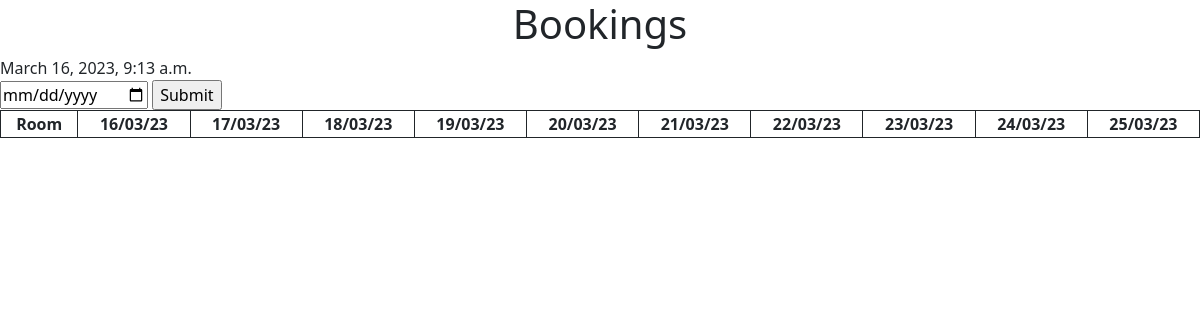
/, run on an earlier commit of the app's database.
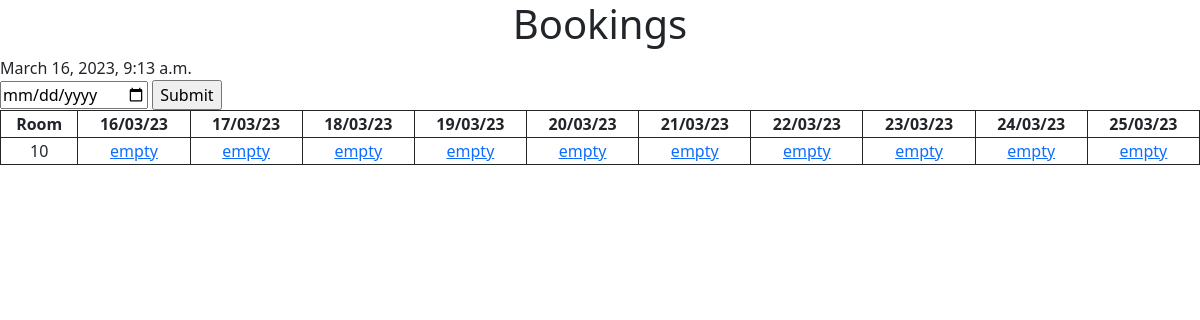
And on a later commit of the database.
### bookings/models.py (models this page shows)
class Room(models.Model):
    identifier = models.CharField(max_length=8)
    occupancy = models.IntegerField()
    def __str__(self):
        return self.identifier

### bookings/views.py (the view)
# urls.py: path('', views.index, name='index'),
def index(request):
    if request.method == 'POST':
        date = request.POST.get('date')
        date_check = datetime.fromisoformat(date).replace(tzinfo=AMSTERDAM)
    else:
        date_check = timezone.now()
    booking_list = []
    dates = ['Room']
    rooms = Room.objects.all()
    bookings = Booking.objects.filter(check_in__range=(date_check - timedelta(days=14), date_check + timedelta(days=14)))
    date_check_header = date_check
    for i in range(DAYCOUNT):
        dates.append(date_check_header.strftime('%d/%m/%y'))
        date_check_header += timedelta(days=1)
    for room_nr in rooms:
        booking_list.append([room_nr])
    for room_row in booking_list:
        d = date_check
        for i in range(DAYCOUNT):
            room_row.append(d.strftime('%d%m%y'))
            d += timedelta(days=1)
    for row in booking_list:
        bookings_per_room = bookings.filter(room=row[0])
        if bookings_per_room:
            for day in row:
                for booking in bookings_per_room:
                    date_check_booking = date_check
                    for i , j in enumerate(range(DAYCOUNT), 1):
                        if booking.check_in <= date_check_booking <= booking.check_out:
                            row[i] = booking
                            date_check_booking += timedelta(days=1)
                        else:
                            date_check_booking += timedelta(days=1)
    return render(request, 'bookings/index.html',
                  {'booking_list': booking_list,
                   'dates' : dates,
                   'date_check': date_check})

### bookings/templates/bookings/index.html (shortened to what this page needs)
{% extends 'bookings/header.html' %}
{% block content %}
<h1>Bookings</h1>
{{date_check}}
<form action="" method="post">
  <input type="date" name="date">
  <input type="submit" value="Submit">
</form>
  <table>
    <tr>
      {% for date in dates %}
        <th>{{ date }}</th>
      {% endfor %}
    </tr>
      {% if booking_list %}
        {% for room in booking_list %}
          <tr>
              {% for booking in room %}
                {% if booking.pk %}
                  {% if booking.identifier %}
                    <td>{{ booking }}</td>
                  {% else %}
                    <td><a href="detail/{{booking.pk}}">{{ booking }}</a></td>
                  {% endif %}
                {% else %}
                  <td><a href="new_booking/{{room.0.pk}}/{{booking}}">empty</a></td>
                {% endif %}
              {% endfor %}
          </tr>
        {% endfor %}
      {% endif %}
  </table>
{% endblock %}

What changed in the data, as far as the page shows it:
added Room: identifier "10"
